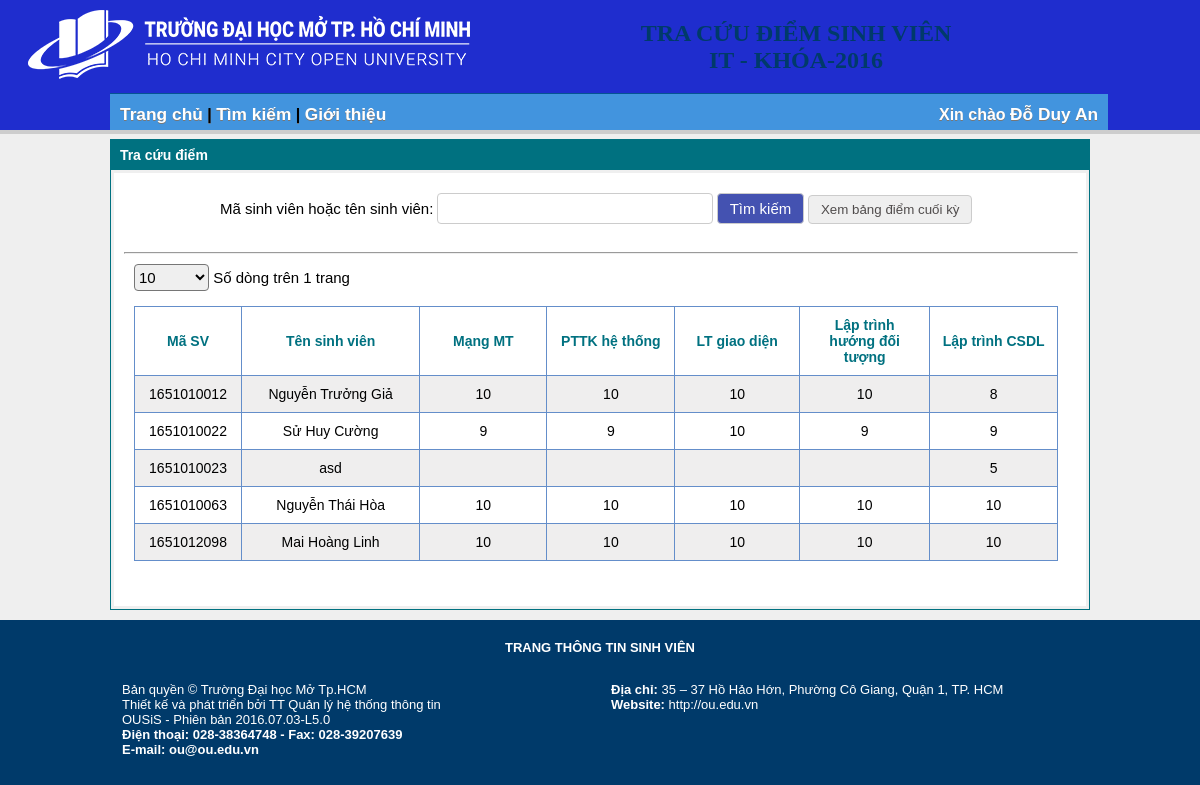
The app's page / (signed in) with its own data.
### tables this page shows
CREATE TABLE IF NOT EXISTS `sinhvien` (
  `MSSV` varchar(11) NOT NULL,
  `TenSV` varchar(100) NOT NULL,
  `MaLop` varchar(11) NOT NULL,
  `MaKhoa` int(11) NOT NULL,
  `NgaySinh` varchar(50) DEFAULT NULL,
  `QueQuan` varchar(100) DEFAULT NULL,
  `MatKhau` varchar(16) DEFAULT NULL,
  `NhomTK` int(11) DEFAULT NULL,
  `avatar` varchar(100) NOT NULL
);

CREATE TABLE IF NOT EXISTS `diem` (
`Id` int(11) NOT NULL,
  `MSSV` varchar(11) NOT NULL,
  `MaMH` varchar(11) NOT NULL,
  `IdHocKy` int(11) NOT NULL,
  `DiemGK` int(11) DEFAULT NULL,
  `DiemCK` int(11) DEFAULT NULL,
  `ThangDiem10` float NOT NULL,
  `ThangDiem4` float NOT NULL
);

### Layout/Table.php (the view, shortened to what this page needs)
<?php
    $result = isset($_REQUEST['datatable_length']);
    if(!$result){
        $length = 10;
    }
    else{
        $length = $_REQUEST['datatable_length'];
    }
?>
<div class="row">
	<div class="col-sm-6">
		<div class="dataTables_leght" id="datatable_length" >
			<label for="">
				<select name="datatable_length" aria-controls="datatable" id="select_length" class="form-control input-sm" onchange="this.form.submit()" >
                    <option <?php if ($length == 10) echo "selected=\"selected\" ";  ?> value="10" >10</option>
                </select> Số dòng trên 1 trang
			</label>
		</div>
		<div class="row">
			<div class="col-sm-12">
				<table id="datatable" class="table" style="font-size: 14px">
					<thead>
                        <tr role="row">
                        	<th style="width: 90px;">Mã SV</th>
                        	<th style="width: 210px;">Tên sinh viên</th>
                        	<th style="width: 140px;">Mạng MT</th>
                        	<th style="width: 140px;">PTTK hệ thống</th>
                        	<th style="width: 140px;">LT giao diện</th>
                        	<th style="width: 140px;">Lập trình hướng đối tượng</th>
                        	<th style="width: 140px;">Lập trình CSDL</th>
                        </tr>
                        <?php
                            $sql = 'SELECT *  FROM sinhvien ';
                            $i = mysql_num_rows(mysql_query($sql));
                            if($i < $length){
                                $length = $i;
                            }
                            if(isset($_REQUEST['page'])){
                                $page = $_REQUEST['page'] - 1;
                            }else{
                                $page = 0;
                            }
                            $count = 0;
                            $retval = mysql_query("SELECT *  FROM sinhvien LIMIT " . $page*$length . "," . $length);
                            while ( $row = mysql_fetch_array($retval )) {
                                $count++;
                                $_sql = 'SELECT st.MSSV, TenSV, subj.MaMH, DiemGK, DiemCK FROM sinhvien st, monhoc subj, diem WHERE st.MSSV = diem.MSSV and subj.MaMH = diem.MaMH and ';
                            ?>
                            <tr <?php if($count%2 != 0) echo "id='column'";?>">
                            	<td><?php echo "{$row['MSSV']}";?></td>
                            	<td><?php echo "{$row['TenSV']}";?></td>
                            	<td>
                                    <?php
                                        $_retval = mysql_query( $_sql . "subj.MaMH = 'MMT' and st.MSSV = '" . "{$row['MSSV']}' ");
                                        $_row = mysql_fetch_array($_retval, MYSQL_ASSOC);
                                        echo "{$_row['DiemGK']}";
                            	    ?>
                            	</td>
                            	<td>
                            		<?php
                                        $_retval = mysql_query( $_sql . "subj.MaMH = 'PTTKHT' and st.MSSV = '" . "{$row['MSSV']}' " );
                                        $_row = mysql_fetch_array($_retval, MYSQL_ASSOC);
                                        echo "{$_row['DiemGK']}";
                            	    ?>
                            	</td>
                            	<td>
                            		<?php
                                        $_retval = mysql_query( $_sql . "subj.MaMH = 'LTGD' and st.MSSV= '" . "{$row['MSSV']}' " );
                                        $_row = mysql_fetch_array($_retval, MYSQL_ASSOC);
                                        echo "{$_row['DiemGK']}";
                            	    ?>
                            	</td>
                            	<td>
                            		<?php
                                        $_retval = mysql_query( $_sql . "subj.MaMH = 'LTHDT' and st.MSSV = '" . "{$row['MSSV']}' " );
                                        $_row = mysql_fetch_array($_retval, MYSQL_ASSOC);
                                        echo "{$_row['DiemGK']}";
                            	    ?>
                            	</td>
                            	<td>
                            		<?php
                                        $_retval = mysql_query( $_sql . "subj.MaMH = 'LTCSDL' and st.MSSV = '" . "{$row['MSSV']}' " );
                                        $_row = mysql_fetch_array($_retval, MYSQL_ASSOC);
                                        echo "{$_row['DiemGK']}";
                            	    ?>
                            	</td>
                            </tr>
                            <?php
                                }
                            ?>
				</table>
 			</div>
		</div>
	</div>
</div>
<div>
	<div id="Paging" style="height: 35px;">
		<ul id="pging_ul" style="float: right;">
		</ul>
	</div>
</div>

### Css/style.css (style rules this page uses)
* { margin: 0px; padding: 0px; }
body { background: #003A6A; font-family: Arial, Helvetica, sans-serif; font-size: 13px; }
ul { list-style: none; padding: 0; }
th { text-align: center; }

### Css/Table.css (style rules this page uses)
.col-sm-6, .col-sm-12 { position: relative; min-height: 1px; }
.dataTables_leght { width: 40%; }
div.dataTables_leght label { font-weight: normal; text-align: left; white-space: nowrap; }
label { display: inline-block; max-width: 100%; margin-bottom: 15px; }
div.dataTables_leght select { width: 75px; border-radius: 4px; display: inline-block; }
select.input-sm { height: 27px; line-height: 30px; }
select { text-transform: none; margin: 0; font: inherit; }
th { color: #007180; }
#datatable { border-collapse:collapse; }
.table { border: 1px solid #648eca; }
td,th { padding:10px; }
#datatable thead tr td, #datatable thead tr th { text-align:center; vertical-align:center; }
#datatable thead tr th, #datatable thead tr td { border: 1px solid #648eca; }
#column { background-color: #efeeee; }
#Paging ul { padding: 3px; margin: 5px 20px 5px 5px; }

### records on screen
sinhvien: MSSV "1651010012", TenSV "Nguyễn Trưởng Giả", diem.DiemGK "10", diem.DiemGK "8"
sinhvien: MSSV "1651010022", TenSV "Sử Huy Cường", diem.DiemGK "9", diem.DiemGK "10"
sinhvien: MSSV "1651010023", TenSV "asd", diem.DiemGK "5"
sinhvien: MSSV "1651010063", TenSV "Nguyễn Thái Hòa", diem.DiemGK "10"
sinhvien: MSSV "1651012098", TenSV "Mai Hoàng Linh", diem.DiemGK "10"

### other values on screen
$_SESSION["HoTen"] "Đỗ Duy An"
